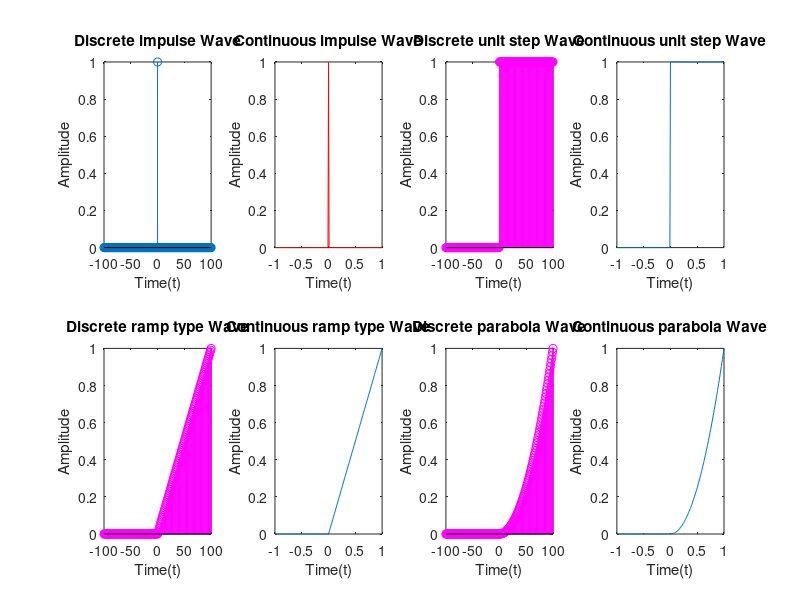

Write MATLAB code to recreate this figure.
%Variables
A=5;
f=10;
ang_f=2*pi*f;
T=1/f;
T2 = T/100;
n = 0:1:100;

%Time vector
t = 0:0.01*T:T;

%Cosine wave
y1 =A*cos(ang_f * t);
y2 = A*cos(ang_f*n*T2);

%sine wave
y3 = A*sin(ang_f * t);
y4 = A*sin(ang_f*n*T2);

%Square waveform
y5 = A*square(ang_f * t);
y6 = A*square(ang_f *n*T2);

% Saw tooth
y7 = A*sawtooth(ang_f * t);
y8 = A*sawtooth(ang_f *n*T2);

%exponential
y9 = A*exp(ang_f * t);
y10 = A*exp(ang_f *n*T2);


subplot(2,5,1);
stem(n,y2);
title('Discrete Cosine Wave');
xlabel('Time(t)');
ylabel('Amplitude');

subplot(2,5,2);
plot(t,y1,'r');
title('Continuous Cosine Wave');
xlabel('Time(t)');
ylabel('Amplitude');

subplot(2,5,3);
stem(n,y4,'m');
title('Discrete sine Wave');
xlabel('Time(t)');
ylabel('Amplitude');

subplot(2,5,4);
plot(t,y3);
title('Continuous sine Wave');
xlabel('Time(t)');
ylabel('Amplitude');

subplot(2,5,5);
stem(n,y6,'m');
title('Discrete square Wave');
xlabel('Time(t)');
ylabel('Amplitude');

subplot(2,5,6);
plot(t,y5);
title('Continuous square Wave');
xlabel('Time(t)');
ylabel('Amplitude');

subplot(2,5,7);
stem(n,y8,'m');
title('Discrete sawtooth Wave');
xlabel('Time(t)');
ylabel('Amplitude');

subplot(2,5,8);
plot(t,y7);
title('Continuous sawtooh Wave');
xlabel('Time(t)');
ylabel('Amplitude');

subplot(2,5,9);
stem(n,y10,'m');
title('Discrete exponential Wave');
xlabel('Time(t)');
ylabel('Amplitude');

subplot(2,5,10);
plot(t,y9);
title('Continuous exponential Wave');
xlabel('Time(t)');
ylabel('Amplitude');

%Variables
t = -1:0.01:1;
n = -100:1:100;

% impulse
I1 = (t==0);
I2 = (n==0);

% unit step
U1 = (t>=0);
U2 = (n>=0);

%ramp type

R1 = t.*U1;
R2 = t.*U2;

%parabola
P1 = t.*R1;
P2 = t.*R2;




subplot(2,4,1);
stem(n,I2);
title('Discrete impulse Wave');
xlabel('Time(t)');
ylabel('Amplitude');

subplot(2,4,2);
plot(t,I1,'r');
title('Continuous impulse Wave');
xlabel('Time(t)');
ylabel('Amplitude');

subplot(2,4,3);
stem(n,U2,'m');
title('Discrete unit step Wave');
xlabel('Time(t)');
ylabel('Amplitude');

subplot(2,4,4);
plot(t,U1);
title('Continuous unit step Wave');
xlabel('Time(t)');
ylabel('Amplitude');

subplot(2,4,5);
stem(n,R2,'m');
title('Discrete ramp type Wave');
xlabel('Time(t)');
ylabel('Amplitude');

subplot(2,4,6);
plot(t,R1);
title('Continuous ramp type Wave');
xlabel('Time(t)');
ylabel('Amplitude');

subplot(2,4,7);
stem(n,P2,'m');
title('Discrete parabola Wave');
xlabel('Time(t)');
ylabel('Amplitude');

subplot(2,4,8);
plot(t,P1);
title('Continuous parabola Wave');
xlabel('Time(t)');
ylabel('Amplitude');
